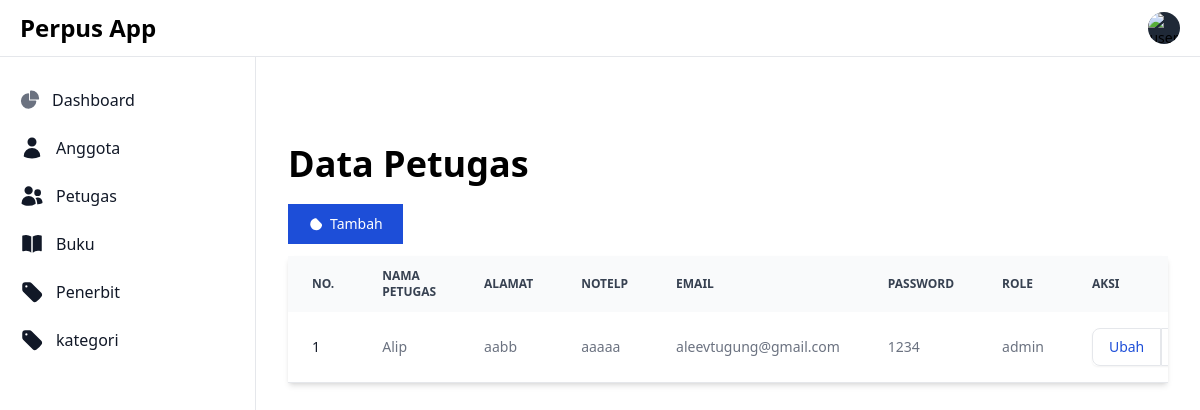
The app's page /petugas/index.php (signed in) with its own data.
### tables this page shows
CREATE TABLE `petugas` (
  `ID` int(11) NOT NULL,
  `NamaPetugas` varchar(255) NOT NULL,
  `Email` text NOT NULL,
  `Password` int(255) NOT NULL,
  `Role` enum('admin','staf') NOT NULL,
  `Alamat` text NOT NULL,
  `NoTelp` varchar(15) NOT NULL
);

### object/Petugas.php (called while the page is built, shortened)
<?php
class Petugas {
    private $conn;
    private $table_name = "petugas";
    public function __construct($db) {
        $this->conn = $db;
    }
    function readAll() {
        $query = "SELECT * FROM " . $this->table_name;
        $result = $this->conn->prepare($query);
        $result->execute();
        return $result;
    }
}
?>

### petugas/index.php (the view, shortened to what this page needs)
<?php
include '../config/layout.php';
include '../config/database.php';
include '../object/Petugas.php';
$database = new Database();
$db = $database->getConnection();
$petugas = new Petugas($db);
$result = $petugas->readAll();
?>
<div class="p-4 sm:ml-64">
    <div class="p-4 mt-14">
        <h2 class="text-4xl font-extrabold dark:text-s">Data Petugas</h2>
            <a href="form-tambah.php" class="block mt-5 text-white bg-blue-700 hover:bg-blue-800 focus:ring-4 focus:outline-none focus:ring-blue-300 font-mediumrounded-lg text-sm px-5 py-2.5 text-center inline-flex items-center me-2dark:bg-blue-600 dark:hover:bg-blue-700 dark:focus:ring-blue-800">
                    Tambah
            </a>
            <div class="relative overflow-x-auto mt-3 shadow-md">
                <table class="w-full text-sm text-left rtl:text-right text-gray-500 dark:text-gray-400">
                    <thead class="text-xs text-gray-700 uppercase bg-gray-50 dark:bg-gray-700 dark:text-gray-400">
                        <tr>
                            <th scope="col" class="px-6 py-3">
                                No.
                            </th>
                            <th scope="col" class="px-6 py-3">
                                Nama Petugas
                            </th>
                            <th scope="col" class="px-6 py-3">
                                Alamat
                            </th>
                            <th scope="col" class="px-6 py-3">
                                NoTelp
                            </th>
                            <th scope="col" class="px-6 py-3">
                                Email
                            </th>
                            <th scope="col" class="px-6 py-3">
                                Password
                            </th>
                            <th scope="col" class="px-6 py-3">
                                Role
                            </th>
                            <th scope="col" class="px-6 py-3">
                                Aksi
                            </th>
                        </tr>
                    </thead>
                <?php
                $no = 1;
                while ($row = $result->fetch(PDO::FETCH_ASSOC)) {
                    extract($row);
                ?>
                <tbody>
                    <tr class="bg-white border-b dark:bg-gray-800 dark:border-gray-700">
                        <th scope="row" class="px-6 py-4 font-medium text-gray-900 whitespace-nowrap dark:text-white">
                                    <?= $no ?>
                                </th>
                                <td class="px-6 py-4">
                                    <?= $NamaPetugas ?>
                                </td>
                                <td class="px-6 py-4">
                                    <?= $Alamat ?>
                                </td>
                                <td class="px-6 py-4">
                                    <?= $NoTelp ?>
                                </td>
                                <td class="px-6 py-4">
                                    <?= $Email ?>
                                </td>
                                <td class="px-6 py-4">
                                    <?= $Password ?>
                                </td>
                                <td class="px-6 py-4">
                                    <?= $Role ?>
                                </td>
                                <td class="px-6 py-4">
                                    <div class="inline-flex rounded-md shadow-sm">
                                    <a href="form-ubah.php?ID=<?= $ID ?>" aria-current="page" class="px-4 py-2 text-sm font-medium text-blue-700 bg-white border border-gray-200 rounded-s-lg hover:bg-gray-100 focus:z-10 focus:ring-2 focus:ring-blue-700 focus:text-blue-700 dark:bg-gray-700 dark:border-gray-600 dark:text-white dark:hover:text-white dark:hover:bg-gray-600 dark:focus:ring-blue-500 dark:focus:text-white">
                                        Ubah
                                    </a>
                                    <a onclick="confirmDelete(<?= $ID ?>)" href="#" class="px-4 py-2 text-sm font-medium text-gray-900 bg-white border border-gray-200 rounded-e-lg hover:bg-gray-100 hover:text-blue-700 focus:z-10 focus:ring-2 focus:ring-blue-700 focus:text-blue-700 dark:bg-gray-700 dark:border-gray-600 dark:text-white dark:hover:text-white dark:hover:bg-gray-600 dark:focus:ring-blue-500 dark:focus:text-white">
                                    </a>
                                    </div>
                                </td>
                            </tr>
                        <?php
                        $no += 1;
                    } ?>
                </tbody>
        </table>
        </div>
    </div>
</div>
</body>
</html>

### records on screen
petugas: NamaPetugas "Alip", Alamat "aabb", NoTelp "aaaaa", Email "aleevtugung@gmail.com", Password "1234", Role "admin"
